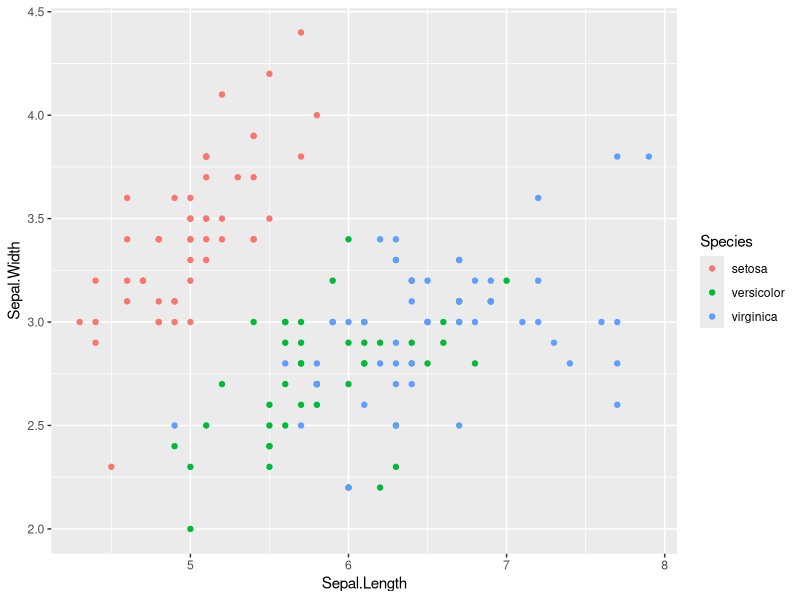
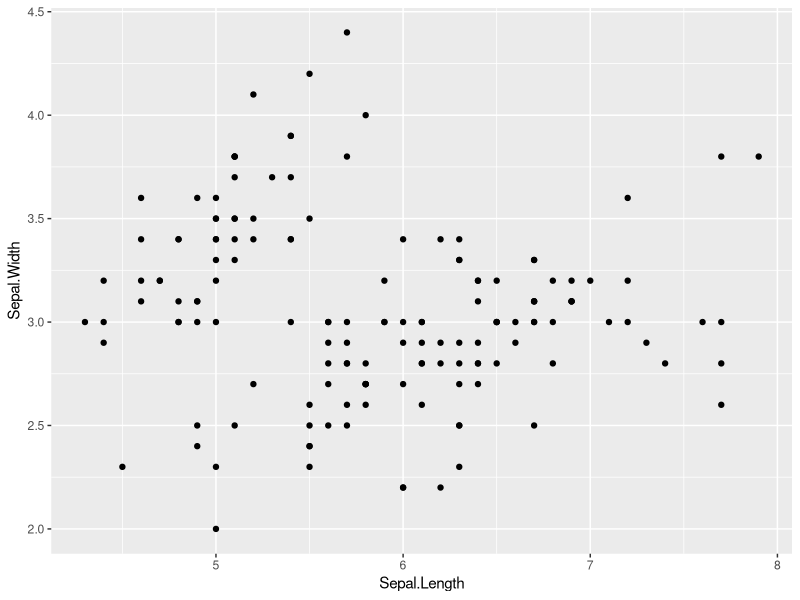
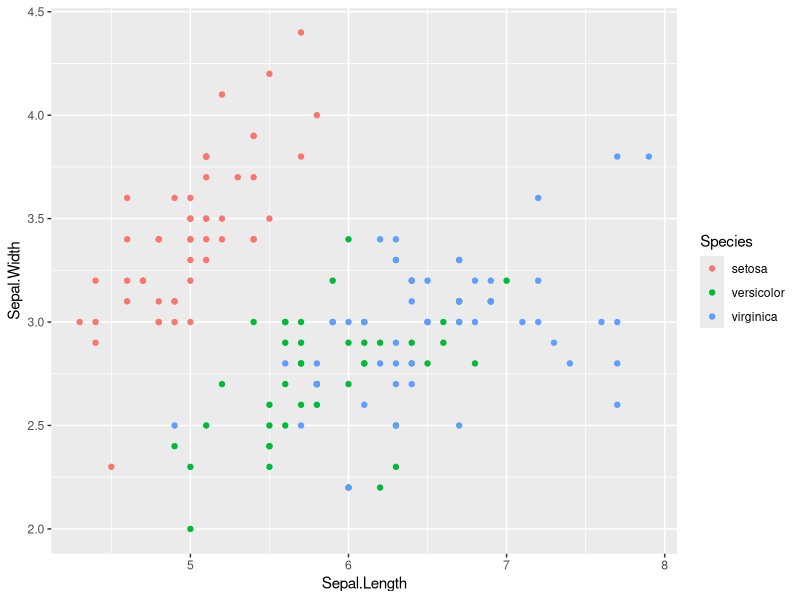
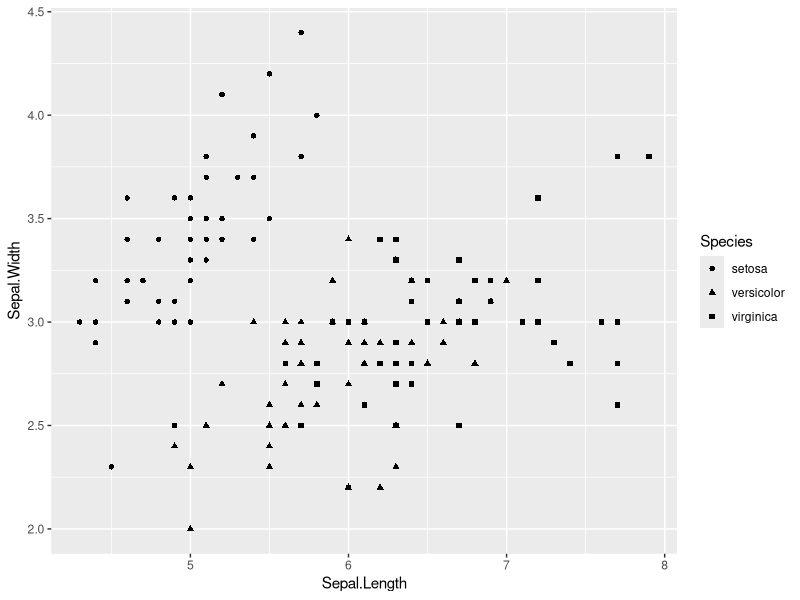
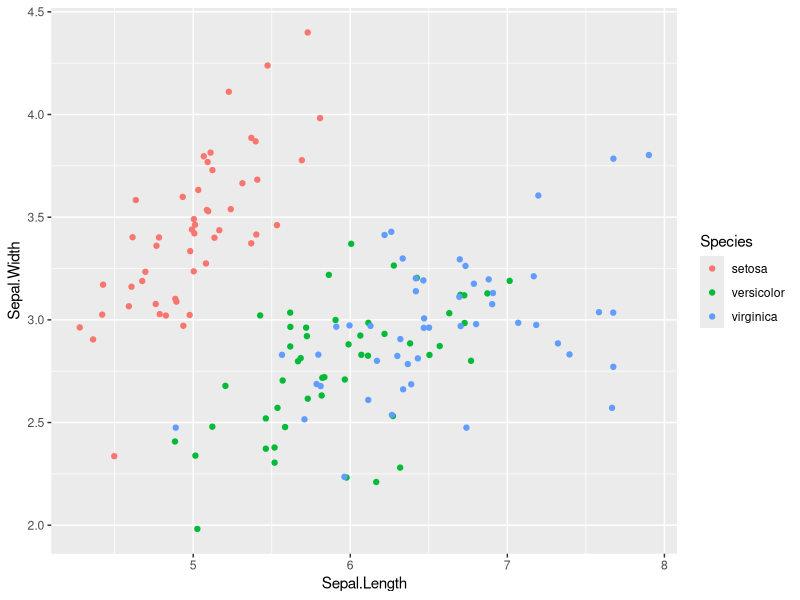
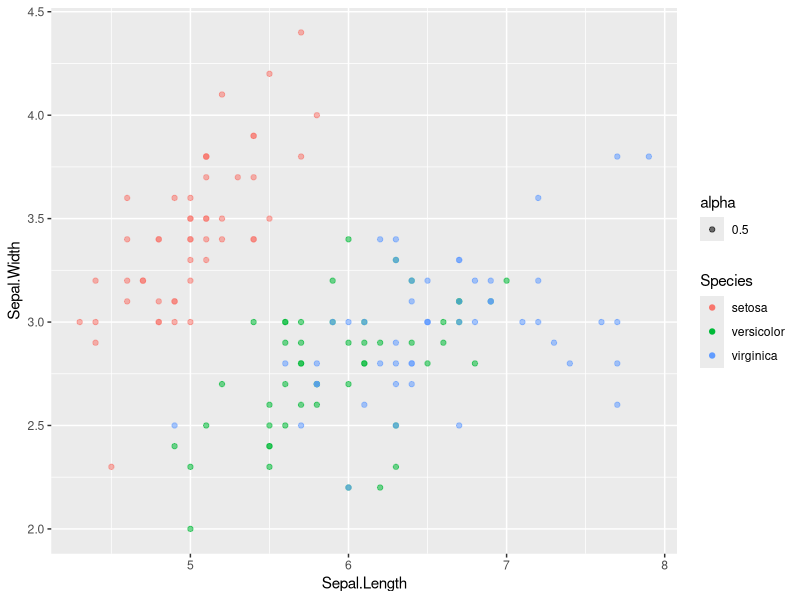
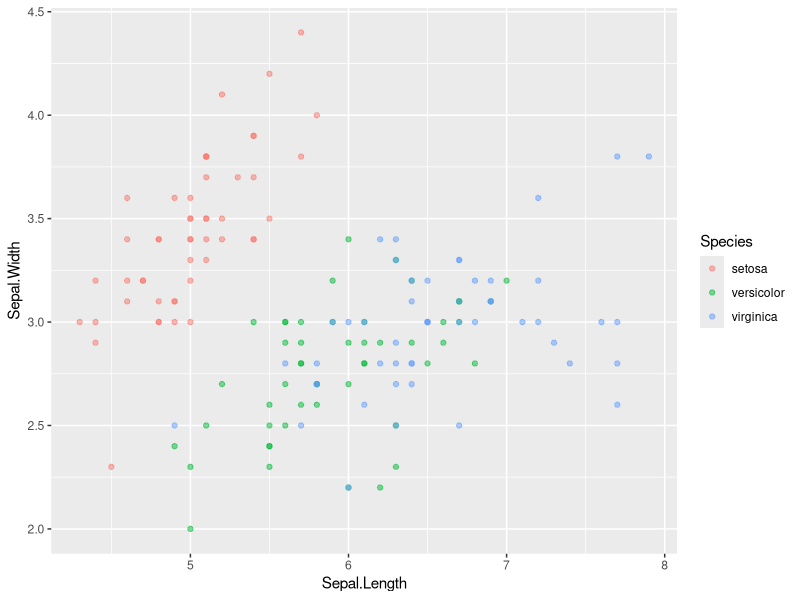
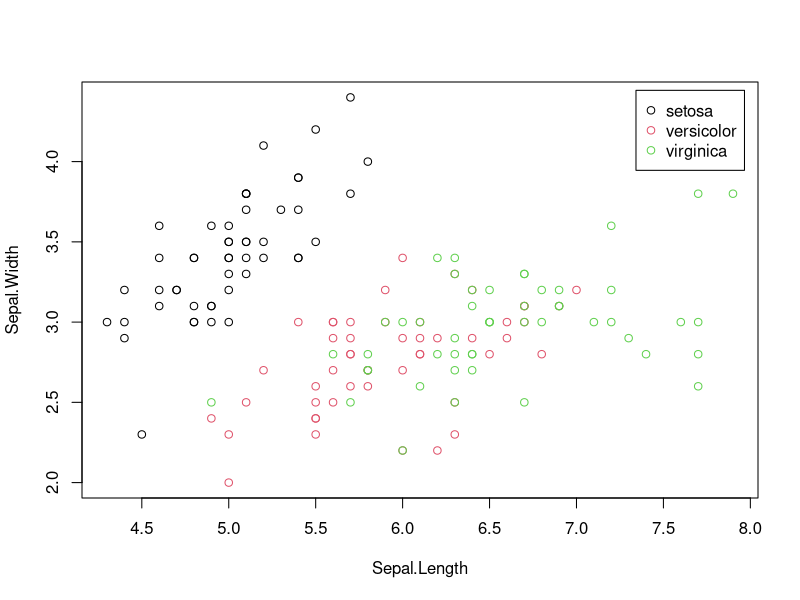

The R source for these figures, in order: (Note: this script raises an error after producing the figures.)
library(ggplot2)
str(iris)

## ggplot version:
ggplot(iris, aes(Sepal.Length,Sepal.Width)) + geom_point(aes(colour=Species))

## same with qplot:
qplot(Sepal.Length,Sepal.Width, data = iris) # almost same as plot
qplot(Sepal.Length,Sepal.Width, data = iris, col=Species)
qplot(Sepal.Length,Sepal.Width, data = iris, shape=Species) # not good enough
qplot(Sepal.Length,Sepal.Width, data = iris, col=Species, geom="jitter")
qplot(Sepal.Length,Sepal.Width, data = iris, col=Species, alpha=0.5) # problem, legend
## inhibit:
qplot(Sepal.Length,Sepal.Width, data = iris, col=Species, alpha=I(0.5))


## with plot
plot(Sepal.Width ~ Sepal.Length, data = iris, col=Species)
legend("topright",legend=levels(iris$Species),pch=1,col=1:length(levels(iris$Species)),inset=0.02)

library(dplyr)
iris.tidy <- iris %>%
    gather(key, Value, -Species) %>%
    separate(key,c("Part","Measure"), sep="\\.")
str(iris.tidy)

qplot(Species, Value, data = iris.tidy, col = Part, shape=Measure) # lined up
qplot(Species, Value, data = iris.tidy, col = Part, shape=Measure, geom="jitter")

## to illustrate automatic geom selection:
qplot(factor(cyl), data=mtcars)         # histogram
qplot(factor(cyl), factor(vs), data=mtcars) # scatter
qplot(factor(cyl), factor(vs), data=mtcars, geom="jitter", col=factor(cyl))

## dotplot:
ggplot(mtcars, aes(cyl, wt, fill = factor(am))) + geom_dotplot(binwidth=0.45)
qplot(cyl, wt, data=mtcars, fill = factor(am),
      geom="dotplot", binaxis="y", stackdir="center") # looks strange
qplot(cyl, wt, data=mtcars, fill = factor(am),
      geom="dotplot", binwidth=0.45) # looks pretty useless
